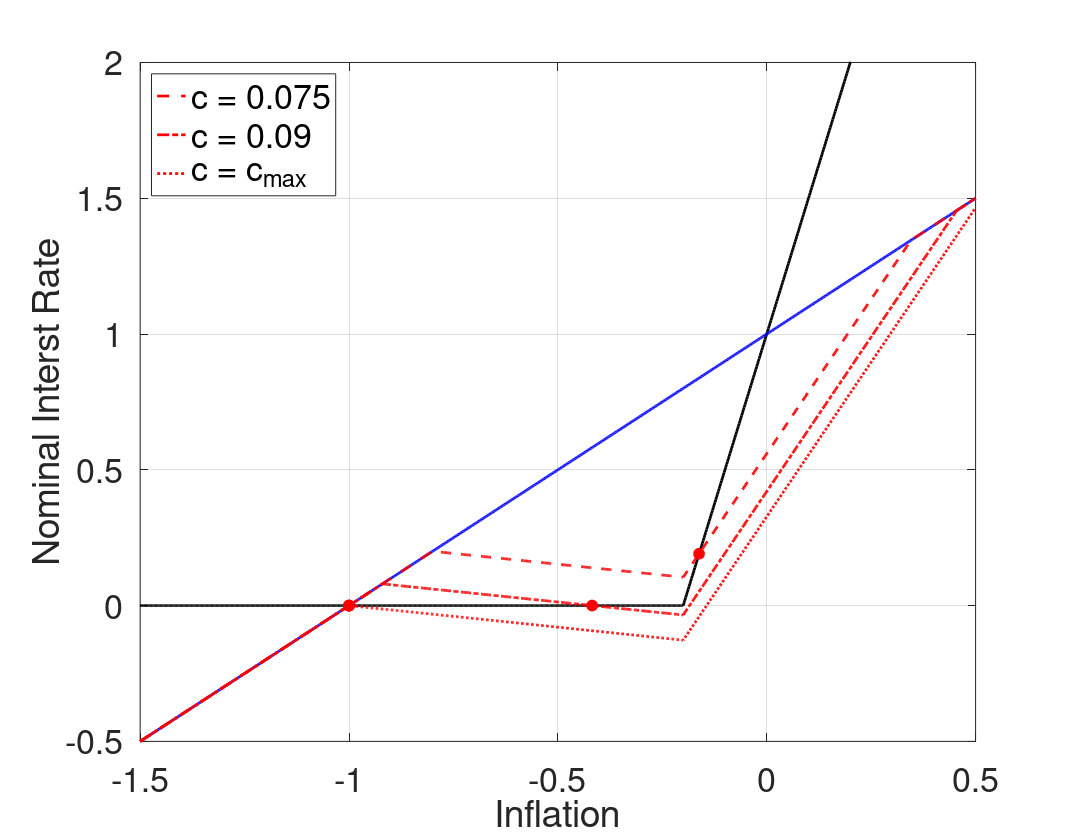

MATLAB code for this plot:
%--------------------------------------------------------------------------
% File Name: RAFR_cPHIpi_h.m
% Author: Philip Coyle
% Date Created: 01/07/2019
% cd /mq/philipprojects/RA_Work/Taisuke_Nakata/Zero_Lower_Bound/DeflationaryRegime/Uncertainty/Draft/Figs/iid/3state_iid_shock/RAFR
% RAFR_cPHIpi_h
%--------------------------------------------------------------------------

clear all
close all
% clc

%% Model Calibration
cBET = 1/1.0025;
cSIGMA = 1;
cKAPPA = 0.02;
cPHIpi = 5;
cRstar = 1/400;
p_m = 0.5; %Probability of being in the middle state 

cSHOCK_lb =((cRstar)*(cPHIpi - 1))/(cKAPPA*cPHIpi*cSIGMA);
cSHOCK_ub =((cRstar)*(cKAPPA*cPHIpi*cSIGMA + 1))/(cKAPPA*cPHIpi*cSIGMA);
cSHOCK_bound = -(2*(cRstar)*(cPHIpi - 1)*(cKAPPA*cPHIpi*cSIGMA + 1))/(cKAPPA*cPHIpi^2*cSIGMA*(cKAPPA*cSIGMA + 1)*(p_m - 1));
cSHOCK_grid = [0.075, 0.09, max([cSHOCK_lb,cSHOCK_ub,cSHOCK_bound])];

%% Housekeeping
% Set Grid Intervals
pi_m_low = -1.5/400;
pi_m_high = 0.5/400;
numgrid = 1001;
pi_m = linspace(pi_m_low,pi_m_high, numgrid)';

% Allocate Space
inx_ub = zeros(length(cSHOCK_grid),1);
pi_ub_zlb = zeros(length(cSHOCK_grid),1);
inx_lb = zeros(length(cSHOCK_grid),1);
pi_lb_zlb = zeros(length(cSHOCK_grid),1);
rafr = zeros(numgrid,length(cSHOCK_grid));


% Find max inflation that leads to ZLB binding
bound = -cRstar/cPHIpi;

inx_m = find(min(abs(pi_m - bound)) == abs(pi_m - bound));
% Find pi_m point where middle state interst rate binds
pi_m_zlb = pi_m(inx_m);

% Taylor Rule
tr = max(0,cRstar + cPHIpi*pi_m);

% 'Riskless' Fisher Relation
fr = pi_m + cRstar;

for j = 1:length(cSHOCK_grid)
    cSHOCK = cSHOCK_grid(j);
    %% Policy Functions from below (Assume middle state interst rate binds)
    % Low  High state inflation & expected inflation (as functions of middle state inflation)
    pi_l_b = pi_m - cKAPPA*cSIGMA*cSHOCK;
    pi_h_b = (pi_m - cKAPPA*cSIGMA*(cRstar - cSHOCK))/(1+cKAPPA*cSIGMA*cPHIpi);
    exp_pi_b = (1-p_m)/2*pi_l_b + p_m*pi_m + (1-p_m)/2*pi_h_b;

    % Low Middle and High state output & expected output (as functions of middle state inflation)
    y_m_b = (pi_m - cBET*exp_pi_b)/cKAPPA;
    y_l_b = y_m_b - cSIGMA*cSHOCK;
    y_h_b = y_m_b - cSIGMA*(cRstar + cPHIpi*pi_h_b - cSHOCK);
    exp_y_b = (1-p_m)/2*y_l_b + p_m*y_m_b + (1-p_m)/2*y_h_b;

    % Find pi_m point where high state interst rate binds
    inx_lb(j) = find(min(abs(pi_h_b - bound)) == abs(pi_h_b - bound));
    pi_lb_zlb(j) = pi_m(inx_lb(j));

    %% Policy Functions from above (Assume middle state interst rate does not bind)
    % Low  High state inflation & expected inflation (as functions of middle state inflation)
    pi_l_a = pi_m*(1+cKAPPA*cSIGMA*cPHIpi) + cKAPPA*cSIGMA*(cRstar - cSHOCK);
    pi_h_a = pi_m + (cKAPPA*cSIGMA*cSHOCK)/(1+cKAPPA*cSIGMA*cPHIpi);
    exp_pi_a = (1-p_m)/2*pi_l_a + p_m*pi_m + (1-p_m)/2*pi_h_a;

    % Low Middle and High state output & expected output (as functions of middle state inflation)
    y_m_a = (pi_m - cBET*exp_pi_a)/cKAPPA;
    y_l_a = y_m_a + cSIGMA*(cPHIpi*pi_m + cRstar - cSHOCK);
    y_h_a = y_m_a + cSIGMA*(cPHIpi*(pi_m - pi_h_a) + cSHOCK);
    exp_y_a = (1-p_m)/2*y_l_a + p_m*y_m_a + (1-p_m)/2*y_h_a;

    % Find pi_m point where low state interst rate binds
    inx_ub(j) = find(min(abs(pi_l_a - bound)) == abs(pi_l_a - bound));
    pi_ub_zlb(j) = pi_m(inx_ub(j));

    %% Define Risk Adjusted Fisher Relationship   
    for i = 1:numgrid
        if pi_m(i) < pi_lb_zlb(j) || pi_m(i) > pi_ub_zlb(j)
            rafr(i,j) = pi_m(i) + cRstar;
        elseif pi_m(i) <= pi_m_zlb
            rafr(i,j) = cRstar + pi_m(i) + (exp_pi_b(i) - pi_m(i)) + 1/cSIGMA*(exp_y_b(i) - y_m_b(i));
        elseif pi_m(i) <= pi_ub_zlb(j)
            rafr(i,j) = cRstar + pi_m(i) + (exp_pi_a(i) - pi_m(i)) + 1/cSIGMA*(exp_y_a(i) - y_m_a(i));
        end
    end
end
        
%% Plotting
type = {'--','-.',':'};

fig(1) = figure(1);
grid on
box on
hold on
plot(400*pi_m, 400*tr,'Color','k','LineWidth',2);
plot(400*pi_m, 400*fr,'Color','b','LineWidth',2);
for j = 1:length(cSHOCK_grid)
    [~,inx] = sort(abs(tr - rafr(:,j)));
    if j == length(cSHOCK_grid)
        RSS = inx(1);    
    else
        RSS = inx(1:2);
        it = 2;
        while abs(RSS(1) - RSS(2)) <= 10
            RSS(2) = inx(it + 1);
            it = it + 1;
        end
    end
    h(j) = plot(400*pi_m, 400*rafr(:,j),'Color','r','LineStyle',type{j},'LineWidth',2);
    p1 = plot(400*pi_m(RSS(1)),400*rafr(RSS(1),j));
    if j ~= 3
        p2 = plot(400*pi_m(RSS(2)),400*rafr(RSS(2),j)); 
        set([p1 p2],'Marker','o','MarkerEdgeColor','r','MarkerFaceColor','r','MarkerSize',8)
    else
        set(p1,'Marker','o','MarkerEdgeColor','r','MarkerFaceColor','r','MarkerSize',8)
    end
end

xlabel('Inflation','FontSize',16)
ylabel('Nominal Interst Rate','FontSize',16)
set(gca,'Xlim',[400*pi_m(1), 400*pi_m(end)],'Ylim',[-0.5, 2],'FontSize',25)
L = legend([h(1) h(2) h(3)],'c = 0.075','c = 0.09','c = c_{max}');
set(L,'Location','NorthWest','Fontsize',25)

savedir = cd;
if ispc 
    savedir = fullfile(savedir, '..\..\..');
    savedir = strcat(savedir,'\Final\');
else
    savedir = fullfile(savedir, '../../..');
    savedir = strcat(savedir,'/Final/');
end

set(fig(1),'PaperOrientation','Landscape');
set(fig(1),'PaperPosition',[0 0 11 8.5]);
% print(fig(1),'-depsc','RAFR_cPHIpi_h.eps');
print(fig(1),'-depsc',strcat(savedir,'RAFR_cPHIpi_h.eps'));

